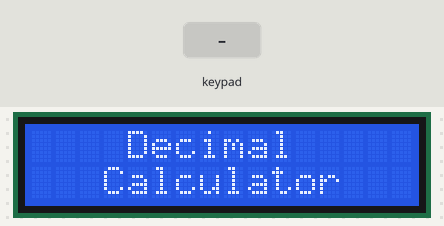
The sketch below on a simulated Arduino Uno, built with avr-gcc and run on an emulated ATmega328P. Parts: 16×2 character LCD. The inputs (shaded band) are chosen by the test bench.

Above: at 2.2 s.
6.4 s: keypad keys 2 3 4 5 * pressed 0.4 s apart
At 9.0 s:
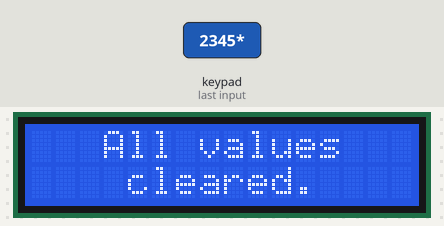
11.4 s: key 'A' pressed
At 12.3 s:
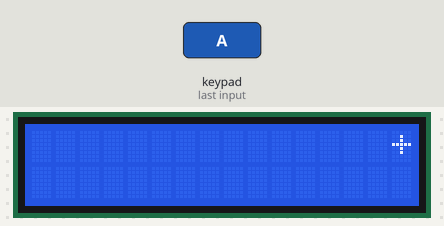
12.9 s: keypad keys 2 3 4 5 # pressed 0.4 s apart
At 15.4 s:
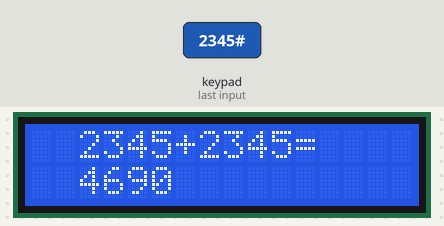
16.4 s: key '1' pressed
At 17.4 s:
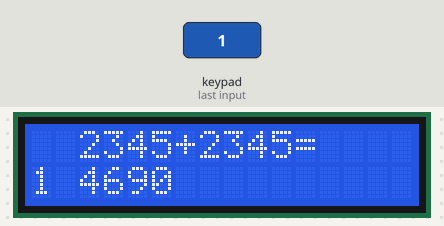
17.9 s: key '*' pressed
At 20.7 s:
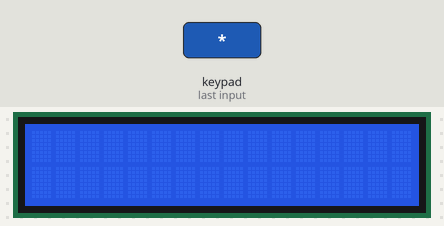
20.9 s: keypad keys 2 3 4 5 D pressed 0.4 s apart
At 23.1 s:
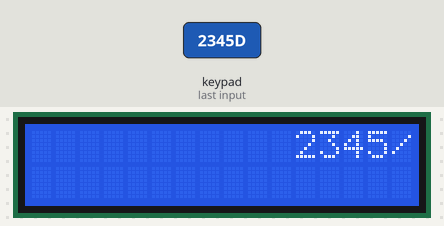
Timing chart, 0 to 24.6 s (numbered marks = the images above; inputs shaded):
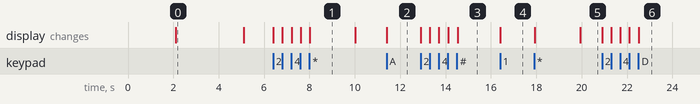

The sketch:

LAB8PROB3.ino
```cpp
//Decimal Calculator
//Group 7

//Wait for display text to finish before you type
//Use number keys as usual
//A, B, C, D for addition, subtraction, multiplication, division
//Press * to clear all values
//Press # to display the answer


//Libraries needed
#include <Keypad.h>
#include <Wire.h>
#include <LiquidCrystal_I2C.h>

LiquidCrystal_I2C lcd(0x27, 16, 2);

const byte ROWS = 4;
const byte COLS = 4;

char keyMap[ROWS][COLS] = {
  {'1', '2', '3', 'A'},
  {'4', '5', '6', 'B'},
  {'7', '8', '9', 'C'},
  {'*', '0', '#', 'D'}
};

byte rowPins[ROWS] = {2, 3, 4, 5};
byte colPins[COLS] = {6, 7, 8, 9};

Keypad keypad1 = Keypad(makeKeymap(keyMap), rowPins, colPins, ROWS, COLS);

bool presentValue = false;
bool nextValue = false;
bool finalValue = false;
String num1, num2;
long longNum1, longNum2;
long answer;
char operation;

void setup()
{
  lcd.init();
  lcd.clear();
  lcd.backlight();

  lcd.setCursor(0,0);
  lcd.print("Group 7 Presents");
  delay(2000);
  lcd.clear();
  lcd.setCursor(4,0);
  lcd.print("Decimal");
  lcd.setCursor(3, 1);
  lcd.print("Calculator");
  delay(3000);
  lcd.clear();
}

void loop()
{
  char key = keypad1.getKey();

  if(key != NO_KEY && (key == '1' || key == '2' || key == '3' || key == '4' || key == '5' || key == '6' || key == '7' || key == '8' || key == '9' || key == '0')){
    if(presentValue != true){
        num1 = num1 + key;
        longNum1 = num1.toInt();
        int numLength = num1.length();
        lcd.setCursor(15 - numLength, 0); //adjusts one space for operator
        lcd.print(num1);
    }

    else{
        num2 = num2 + key;
        longNum2 = num2.toInt();
        int numLength = num2.length();
        lcd.setCursor(15 - numLength, 1);
        lcd.print(num2);
        finalValue = true;
    }
  }

  else if(presentValue == false && key != NO_KEY && (key == 'A' || key == 'B' || key == 'C' || key == 'D')){
    if(presentValue == false && key == 'A'){
      presentValue = true;
      operation = '+';
      lcd.setCursor(15, 0);
      lcd.print(operation);
    }
    else if(presentValue == false && key == 'B'){
      presentValue = true;
      operation = '-';
      lcd.setCursor(15, 0);
      lcd.print(operation);
    }
    else if(presentValue == false && key == 'C'){
      presentValue = true;
      operation = '*';
      lcd.setCursor(15, 0);
      lcd.print(operation);
    }
    else if(presentValue == false && key == 'D'){
      presentValue = true;
      operation = '/';
      lcd.setCursor(15, 0);
      lcd.print(operation);
    }
    else{
      lcd.setCursor(0,0);
      lcd.print("Press key A-D");
      lcd.setCursor(0,1);
      lcd.print("for operations.");
      delay(2000);
      lcd.clear();
      num1 = "0";
      num2 = "0";
    }
  }

  else if (finalValue == true && key != NO_KEY && key == '#'){
    if(operation == '+'){
      answer = longNum1 + longNum2;
      lcd.clear();
      lcd.setCursor(16,0);
      lcd.autoscroll();
      lcd.print(longNum1);
      lcd.print(operation);
      lcd.print(longNum2);
      lcd.print('=');
      lcd.setCursor(16,1);
      lcd.print(answer);
      lcd.noAutoscroll();
    }
    else if(operation == '-'){
      answer = longNum1 - longNum2;
      lcd.clear();
      lcd.setCursor(16,0);
      lcd.autoscroll();
      lcd.print(longNum1);
      lcd.print(operation);
      lcd.print(longNum2);
      lcd.print('=');
      lcd.setCursor(16,1);
      lcd.print(answer);
      lcd.noAutoscroll();
    }
    else if(operation == '*'){
      answer = longNum1 * longNum2;
      lcd.clear();
      lcd.setCursor(16,0);
      lcd.autoscroll();
      lcd.print(longNum1);
      lcd.print(operation);
      lcd.print(longNum2);
      lcd.print('=');
      lcd.setCursor(16,1);
      lcd.print(answer);
      lcd.noAutoscroll();
    }
    else if(operation == '/'){
      if(longNum2 == 0){
        lcd.clear();
        lcd.setCursor(0, 0);
        lcd.print("Cannot divide by");
        lcd.setCursor(8, 1);
        lcd.print("0.");
      }

      else if (longNum2 != 0){
        answer = longNum1 / longNum2;
        lcd.clear();
        lcd.setCursor(16,0);
        lcd.autoscroll();
        lcd.print(longNum1);
        lcd.print(operation);
        lcd.print(longNum2);
        lcd.print('=');
        lcd.setCursor(16,1);
        lcd.print(answer);
        lcd.noAutoscroll();
      }

    }

  }

  else if(key != NO_KEY && key == '*'){
    lcd.clear();
    presentValue = false;
    finalValue = false;
    num1 = "";
    num2 = "";
    answer = 0;
    operation = ' ';

    lcd.setCursor(3, 0);
    lcd.print("All values");
    lcd.setCursor(4, 1);
    lcd.print("cleared.");
    delay(2000);
    lcd.clear();
  }
}
```

Measured:
- after the input at 6.4 s, the display: first changes at once (image 1 shows a later state)
- after the input at 11.4 s, the display: changes at once (image 2)
- after the input at 12.9 s, the display: first changes at once (image 3 shows a later state)
- after the input at 16.4 s, the display: changes at once (image 4)
- after the input at 17.9 s, the display: first changes at once (image 5 shows a later state)
- after the input at 20.9 s, the display: first changes at once (image 6 shows a later state)
- what the display in image 0 shows lasts 3.0 s, from 2.1 s to 5.1 s
